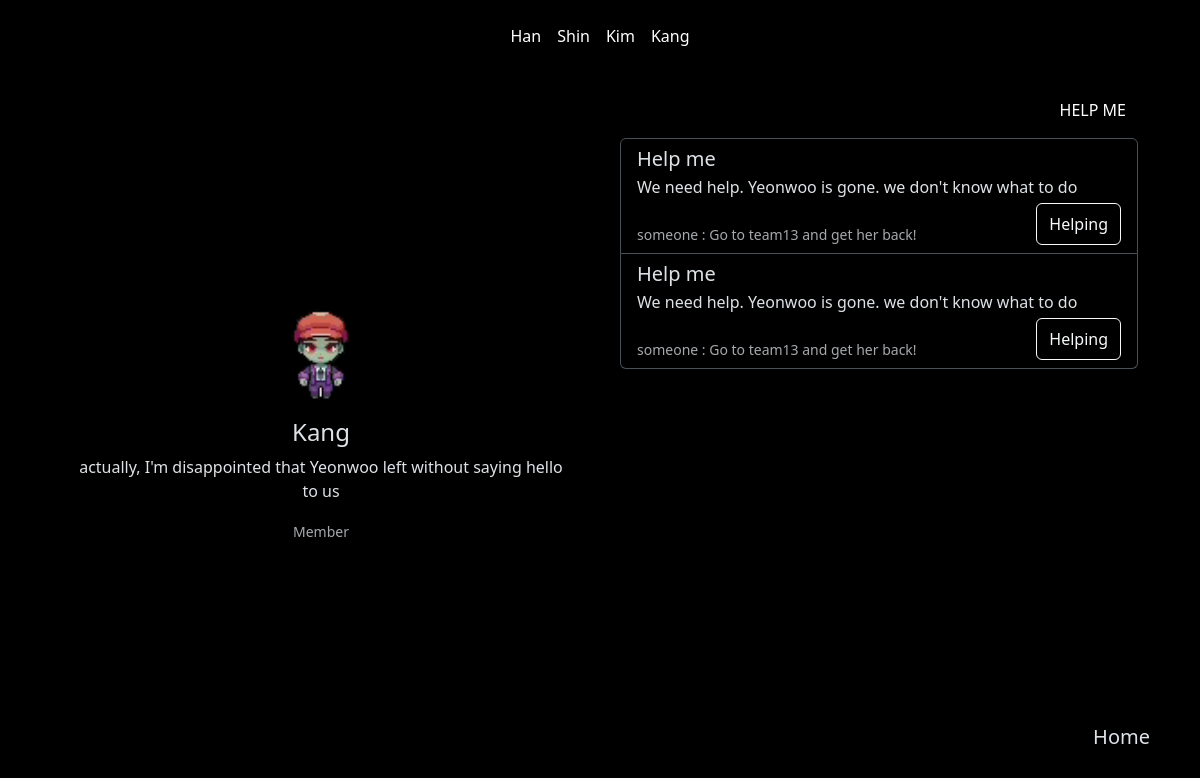
Page /member3 on the earlier database version.
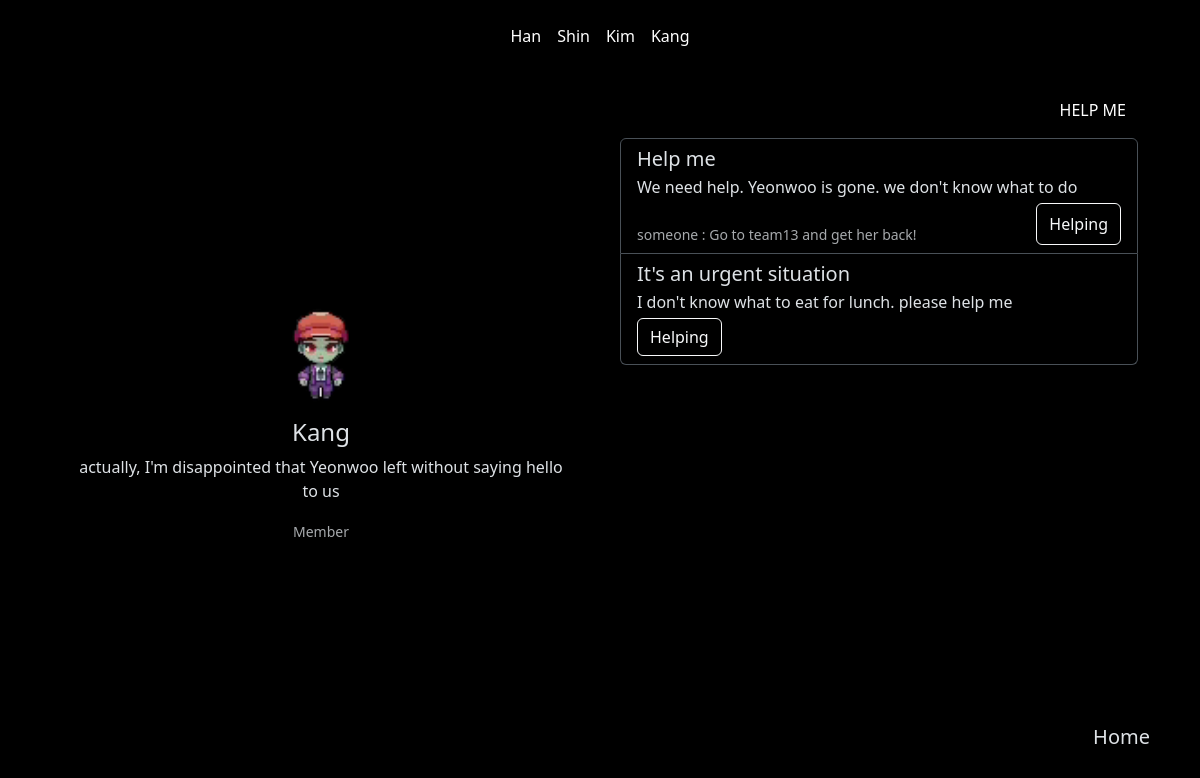
Same page on the later database version.
### app.py (models this page shows, shortened)
class Help(db.Model):
    listnum = db.Column(db.Integer, primary_key=True)
    title = db.Column(db.String, nullable=False)
    content = db.Column(db.String, nullable=False)
    username = db.Column(db.String, nullable=False)
    answer = db.Column(db.String, nullable=False, default="")

class Answer(db.Model):
    listnum = db.Column(db.Integer, primary_key=True)
    answer = db.Column(db.String, nullable=False)
    hiiam = db.Column(db.String, nullable=False, default="someone") #누군지 안 적고 도움 주면 "someone"이 디폴트값
    username = db.Column(db.String, nullable=False)
    whatlist = db.Column(db.String, nullable=False, default="")

### app.py (the view)
@app.route("/member3")
def member3():
    name = "Kang"
    profile = "actually, I'm disappointed that Yeonwoo left without saying hello to us"
    tag = "Member"
    help_list = Help.query.filter_by(username="member3").all()
    answer_list = Answer.query.filter_by(username="member3").all()
    context = {
        "name": name,
        "profile": profile,
        "tag": tag
    }
    return render_template("member3.html", data=context, dowajo=help_list, doum=answer_list)

### templates/member3.html (shortened to what this page needs)
<!DOCTYPE html>
<html lang="en">
  <head>
    <link
      href="https://cdn.jsdelivr.net/npm/bootstrap@5.3.2/dist/css/bootstrap.min.css"
      rel="stylesheet"
    />
  </head>
  <body data-bs-theme="dark">
    <nav
      class="navbar border-body d-flex justify-content-center"
      data-bs-theme="dark"
    >
      <nav class="navbar navbar-expand-lg">
        <div class="container-fluid">
          <div class="collapse navbar-collapse" id="navbarNav">
            <ul class="navbar-nav">
              <li class="nav-item">
                <a class="nav-link text-white" href="{{ url_for('leader') }}"
                  >Han</a
                >
              </li>
              <li class="nav-item">
                <a class="nav-link text-white" href="{{ url_for('member1') }}"
                  >Shin</a
                >
              </li>
              <li class="nav-item">
                <a class="nav-link text-white" href="{{ url_for('member2') }}"
                  >Kim</a
                >
              </li>
              <li class="nav-item">
                <a class="nav-link text-white" href="{{ url_for('member3') }}"
                  >Kang</a
                >
              </li>
            </ul>
          </div>
        </div>
      </nav>
    </nav>
    <div class="container">
      <div class="profile">
        <div class="card mb-3 custom-card border-0">
          <br /><br /><br /><br /><br /><br /><br /><br /><br />
          <img
            src="{{ url_for('static', filename='강슬범.png')}}"
            class="card-img-top"
            alt="..."
            style="width: 60px; height: auto; margin: auto"
          />
          <div class="card-body">
            <h4 class="card-title text-center">{{data.name}}</h4>
            <p class="card-text text-center">{{data.profile}}</p>
            <p class="card-text text-center">
              <small class="text-body-secondary">{{data.tag}}</small>
            </p>
          </div>
        </div>
      </div>
      <div class="board">
        <div class="button-container">
          <button
            type="button"
            class="btn btn-dark"
            style="background-color: #000000; border: none"
            data-bs-toggle="modal"
            data-bs-target="#exampleModal"
            data-bs-whatever="@mdo"
          >
            HELP ME
          </button>
        </div>
        <div class="list-group">
          <a
            href="#"
            class="list-group-item list-group-item-action"
            style="background-color: transparent"
          >
            <div class="d-flex w-100 justify-content-between">
              <h5 class="mb-1">Help me</h5>
            </div>
            <p class="mb-1">
              We need help. Yeonwoo is gone. we don't know what to do
            </p>
            <div class="d-flex w-100 justify-content-between">
              <small class="text-body-secondary"
                ><br />someone : Go to team13 and get her back!</small
              >
              <button
                type="button"
                class="btn btn-outline-light"
                data-bs-toggle="modal"
                data-bs-target="#exampleModal2"
              >
                Helping
              </button>
            </div>
          </a>
          {% for dowajo in dowajo %}
          <a
            href="#"
            class="list-group-item list-group-item-action"
            style="background-color: transparent"
          >
            <div class="d-flex w-100 justify-content-between">
              <h5 class="mb-1">{{dowajo.title}}</h5>
            </div>
            <p class="mb-1">{{dowajo.content}}</p>
            <div class="d-flex w-100 justify-content-between">
              {% for doum in doum %}
              <small class="text-body-secondary"
                ><br />{{doum.hiiam}} : {{doum.answer}}</small
              >
              {% endfor %}
              <button
                type="button"
                class="btn btn-outline-light"
                data-bs-toggle="modal"
                data-bs-target="#exampleModal2"
              >
                Helping
              </button>
            </div>
          </a>
          {% endfor %}
        </div>
      </div>
    </div>
    <footer>
      <div
        class="footer-container d-flex flex-column flex-sm-row justify-content-end py-4 my-4"
      >
        <a
          href="{{ url_for('home') }}"
          style="text-decoration: none; color: inherit; margin-right: 50px"
          >Home</a
        >
      </div>
    </footer>
  </body>
</html>

### templates/member3.html (style rules this page uses)
.container { display: flex; }
.profile { flex: 1; padding: 20px; }
.profile img { max-width: 100%; display: block; margin-bottom: 20px; }
.custom-card { background-color: #000000; }
.board { flex: 1; padding: 20px; background-color: #000000; }
.list-group-item { background-color: #000000; }
.button-container { display: flex; justify-content: flex-end; margin-bottom: 10px; }
body { background-color: #000000; }
footer a { margin-top: 160px; cursor: pointer; font-size: 20px; }
.footer-container { margin-top: 50px; position: fixed; bottom: 0; width: 100%; padding: 20px 0; text-align: center; }

Differences in the rows shown:
removed Answer: hiiam "someone", answer "Go to team13 and get her back!"
changed Help: title "Help me" → "It's an urgent situation"; content "We need help. Yeonwoo is gone. we don't know what to do" → "I don't know what to eat for lunch. please help me"
